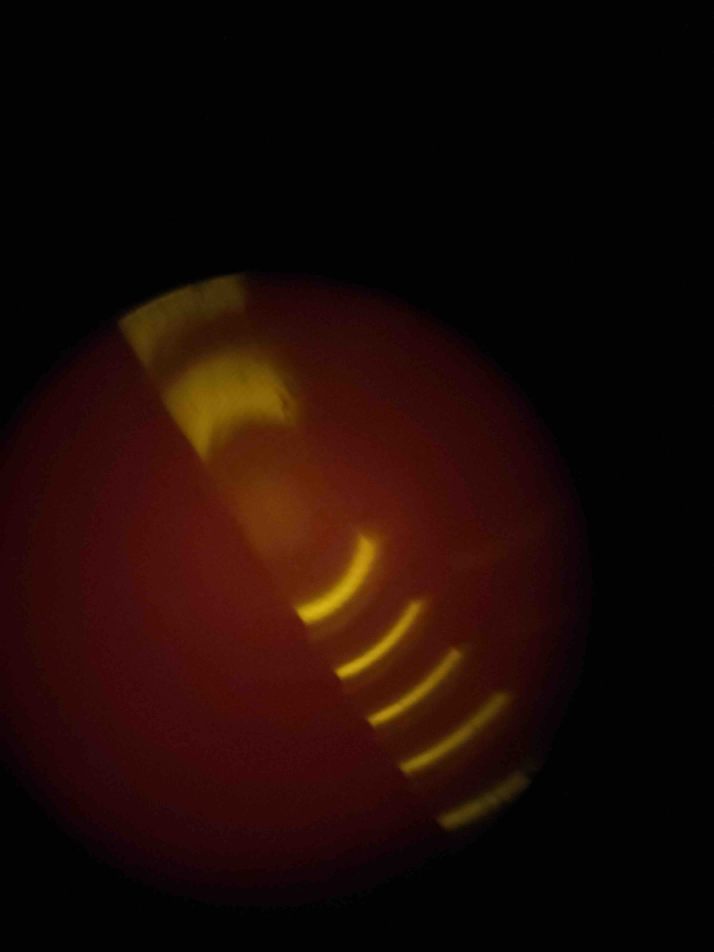
#> input picture data_analysis/images/pattern_0.jpg, 4284 x 5712 px (shown at 1/6 size)
$ jupyter execute --allow-errors image_analysis.ipynb
#> lines starting #> are read from the running program, lines starting #| are printed output that depends on the picture
[cell 1]
import cv2
import numpy as np
from matplotlib import pyplot as plt

# Load the input image
image = cv2.imread('images/pattern_0.jpg')
#> image is the input picture: shape (5712, 4284, 3); mean B, G, R 5, 9.3, 27.7

# Crop the top 30% of the image
height, width = image.shape[:2]
#> height = 5712; width = 4284
crop_height = int(0.3 * height)  # Calculate the height to crop
#> crop_height = 1713
cropped_image = image[crop_height:, :]  # Crop from 30% to the bottom
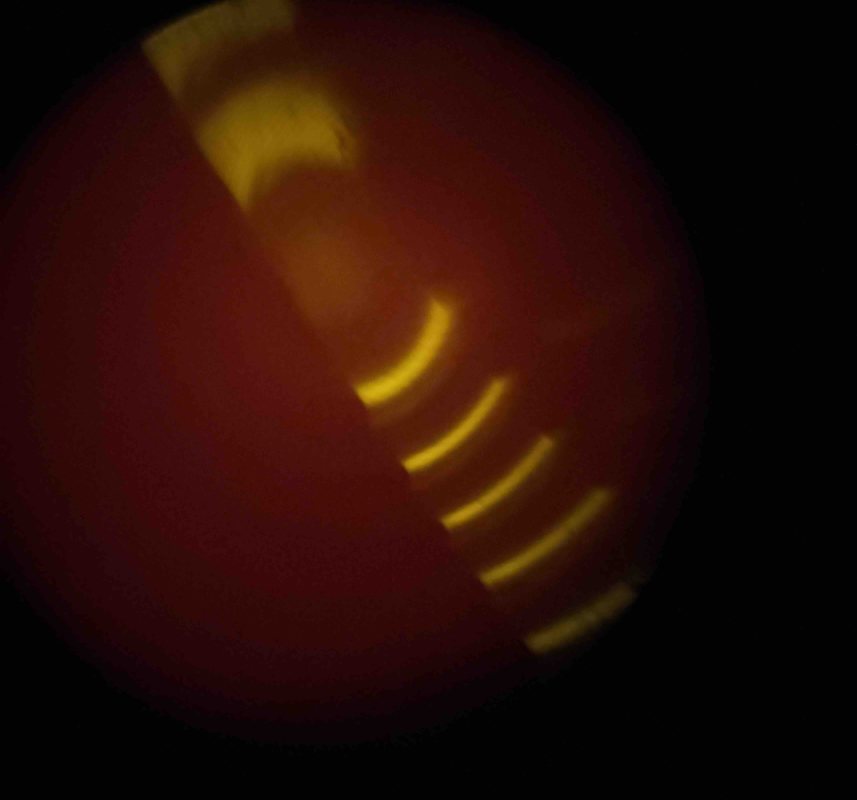
#> cropped_image: shape (3999, 4284, 3) (shown at 1/5 size); mean B, G, R 6.2, 12.4, 38.7

# Rotate the image clockwise by 30 degrees
angle = -36  # Negative angle for clockwise rotation
center = (width // 2, (height - crop_height) // 2)  # Center of rotation
#> center = (2142, 1999)
rotation_matrix = cv2.getRotationMatrix2D(center, angle, scale=1.0)

# Calculate the new bounding dimensions of the rotated image
cos = np.abs(rotation_matrix[0, 0])
#> cos = 0.809
sin = np.abs(rotation_matrix[0, 1])
#> sin = 0.588
new_width = int((height - crop_height) * sin + width * cos)
#> new_width = 5816
new_height = int((height - crop_height) * cos + width * sin)
#> new_height = 5753

# Adjust the rotation matrix to account for translation
rotation_matrix[0, 2] += (new_width / 2) - center[0]
rotation_matrix[1, 2] += (new_height / 2) - center[1]

# Perform the rotation
rotated_image = cv2.warpAffine(cropped_image, rotation_matrix, (new_width, new_height))
new_height, new_width = rotated_image.shape[:2]
print(f'Rotated Image Dimensions: {new_width}x{new_height}')
#| Rotated Image Dimensions: 5816x5753
rotated_image = rotated_image[int(new_height*0.3):int(new_height*0.7), int(new_width*0.35):int(new_width*0.65)]
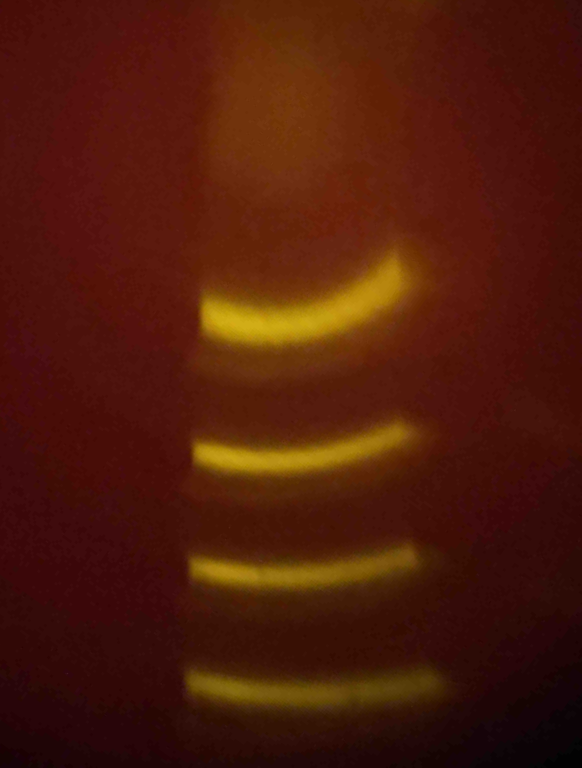
#> rotated_image: shape (2302, 1745, 3) (shown at 1/3 size); mean of channels 0, 1, 2 9.5, 26.7, 78.2; drawn as B, G, R

# Display the images
plt.figure(figsize=(10, 5))

# Cropped Image
plt.subplot(1, 2, 1)
plt.imshow(cv2.cvtColor(cropped_image, cv2.COLOR_BGR2RGB))
plt.title('Cropped Image (Top 30% Removed)')
plt.axis('off')

# Rotated Image
plt.subplot(1, 2, 2)
plt.imshow(cv2.cvtColor(rotated_image, cv2.COLOR_BGR2RGB))
plt.title('Rotated Image (30° Clockwise) and Cropped')
plt.axis('off')

plt.tight_layout()
plt.show()
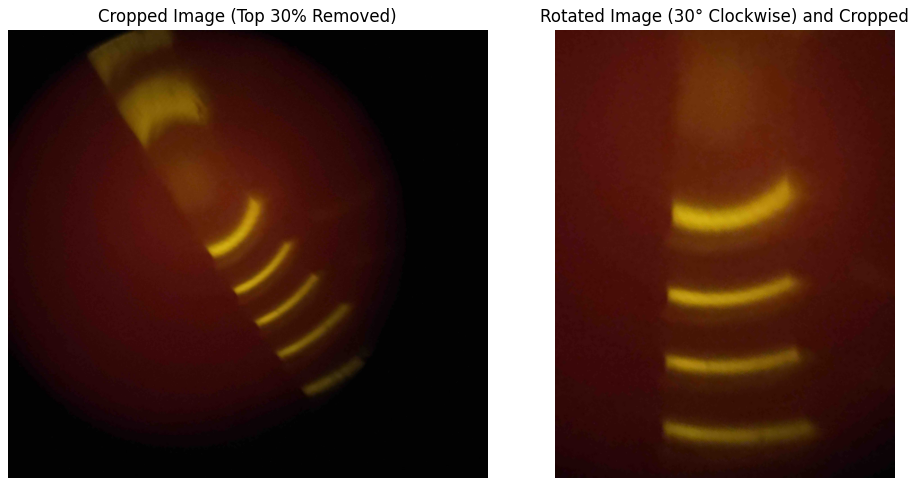
#> figure drawn by matplotlib, 2 panels
